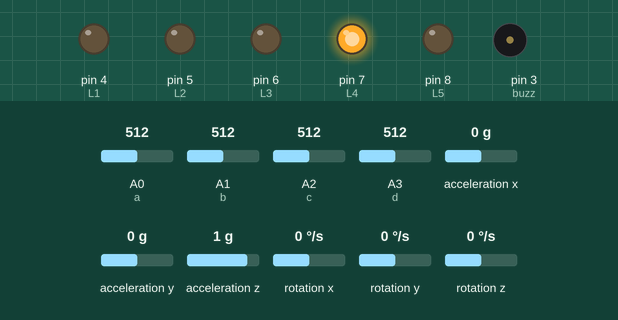
Recording of a sketch running on a simulated Arduino Uno, built with avr-gcc and run on an emulated ATmega328P. On the bench: output pins drawn as LEDs (lit = HIGH), buzzer (waves = sounding). Inputs (shaded band) come from the test bench; at power-on: acceleration x 0 g, acceleration y 0 g, A0 (a) = 512, A1 (b) = 512, A2 (c) = 512, A3 (d) = 512, acceleration z 1 g, rotation x 0 °/s, rotation y 0 °/s, rotation z 0 °/s. No radio packets arrive unless stated.

Above: at 4.9 s.
5.0 s: acceleration x set to -0.3 g
6.5 s: acceleration x set to -0.6 g
At 6.9 s:
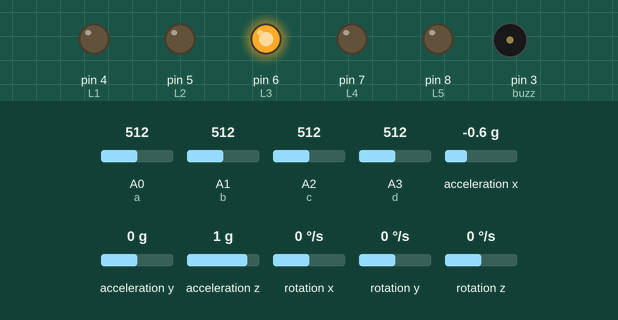
8.0 s: acceleration y set to -0.2 g
9.5 s: acceleration y set to -0.5 g
At 9.9 s:
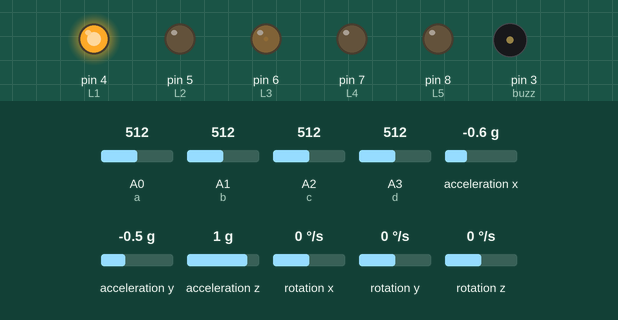
11.0 s: acceleration x set to 0 g
At 11.5 s:
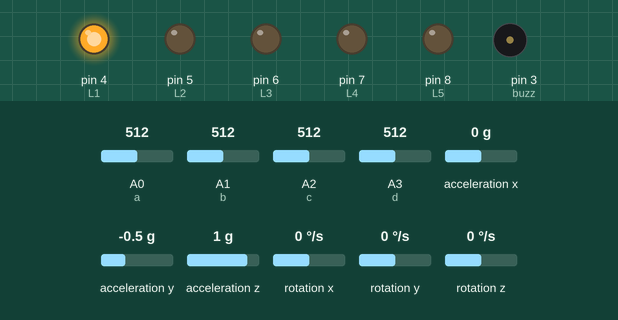
12.5 s: acceleration y set to 0.8 g
At 13.8 s:
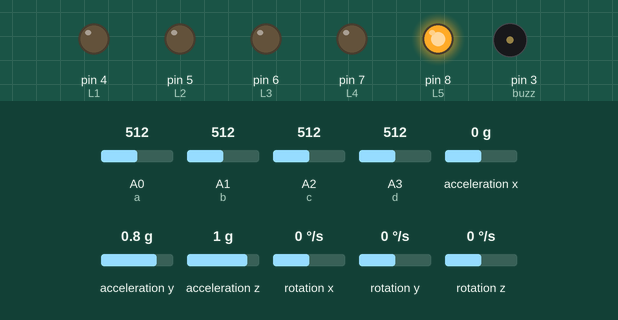
Timing chart, 0 to 15.0 s (numbered marks = the images above; inputs shaded):
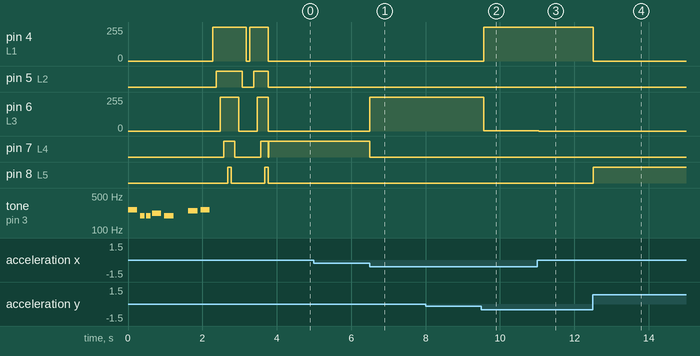

The sketch:

Transmitter.ino
```cpp
//Add the necessary libraries
//You can find all the necessary library links in the video description.
#include <SPI.h>        //SPI library for communicate with the nRF24L01+
#include "RF24.h"       //The main library of the nRF24L01+
#include "Wire.h"       //For communicate
#include "I2Cdev.h"     //For communicate with MPU6050
#include "MPU6050.h"    //The main library of the MPU6050
#include <pitches.h> //add note library

//notes in the melody
int melody[]={NOTE_C4, NOTE_G3, NOTE_G3, NOTE_A3, NOTE_G3, 0, NOTE_B3, NOTE_C4};

//note durations. 4=quarter note / 8=eighth note
int noteDurations[]={4, 8, 8, 4, 4, 4, 4, 4};

//Define the object to access and cotrol the Gyro and Accelerometer (We don't use the Gyro data)
MPU6050 mpu;
int16_t ax, ay, az;
int16_t gx, gy, gz;

//Define packet for the direction (X axis and Y axis)
int data[6];
const int buzz=3;

//Define object from RF24 library - 9 and 10 are a digital pin numbers to which signals CE and CSN are connected.
RF24 radio(9,10);

//Create a pipe addresses for the communicate
const uint64_t pipe = 0xE8E8F0F0E1LL;

const int a=A0;
const int b=A1;
const int c=A2;
const int d=A3;

const int L1=4;
const int L2=5;
const int L3=6;
const int L4=7;
const int L5=8;

void setup(void)
{

  for (int thisNote=0; thisNote <8; thisNote++)
  {

      //to calculate the note duration, take one second. Divided by the note type
      int noteDuration = 1000 / noteDurations [thisNote];
      tone(buzz, melody [thisNote], noteDuration);

      //to distinguish the notes, set a minimum time between them
      //the note's duration +30% seems to work well
      int pauseBetweenNotes = noteDuration * 1.30;
      delay(pauseBetweenNotes);

      //stop the tone playing
      noTone(buzz);
    }


  pinMode(a,INPUT);
  pinMode(b,INPUT);
  pinMode(c,INPUT);
  pinMode(d,INPUT);

  pinMode(L1,OUTPUT);
  pinMode(L2,OUTPUT);
  pinMode(L3,OUTPUT);
  pinMode(L4,OUTPUT);
  pinMode(L5,OUTPUT);

  digitalWrite(L1,HIGH);
  delay(100);
  digitalWrite(L2,HIGH);
  delay(100);
  digitalWrite(L3,HIGH);
  delay(100);
  digitalWrite(L4,HIGH);
  delay(100);
  digitalWrite(L5,HIGH);
  delay(100);

  digitalWrite(L5,LOW);
  delay(100);
  digitalWrite(L4,LOW);
  delay(100);
  digitalWrite(L3,LOW);
  delay(100);
  digitalWrite(L2,LOW);
  delay(100);
  digitalWrite(L1,LOW);
  delay(100);

  digitalWrite(L1,HIGH);
  delay(100);
  digitalWrite(L2,HIGH);
  delay(100);
  digitalWrite(L3,HIGH);
  delay(100);
  digitalWrite(L4,HIGH);
  delay(100);
  digitalWrite(L5,HIGH);
  delay(100);

  digitalWrite(L1,LOW);
  digitalWrite(L2,LOW);
  digitalWrite(L3,LOW);
  digitalWrite(L4,LOW);
  digitalWrite(L5,LOW);

  Serial.begin(9600);
  Wire.begin();
  mpu.initialize();              //Initialize the MPU object
  radio.begin();                 //Start the nRF24 communicate
  radio.openWritingPipe(pipe);   //Sets the address of the receiver to which the program will send data.
  //radio.setPALevel(RF24_PA_MAX);
}

void loop(void){

  //With this function, the acceleration and gyro values of the axes are taken.
  //If you want to control the car axis differently, you can change the axis name in the map command.
  mpu.getMotion6(&ax, &ay, &az, &gx, &gy, &gz);

  //In two-way control, the X axis (data [0]) of the MPU6050 allows the robot to move forward and backward.
  //Y axis (data [0]) allows the robot to right and left turn.
  data[0] = map(ax, -10000, 10000, 300, 400 ); //Send X axis data
  data[1] = map(ay, -10000, 10000, 100, 200);  //Send Y axis data

  data[2]= analogRead(a);
  data[3] = analogRead(b);
  data[4]= analogRead(c);
  data[5] = analogRead(d);

  if(data[0] > 380)
    {
      //right
      digitalWrite(L2,HIGH);
      digitalWrite(L1,LOW);
      digitalWrite(L3,LOW);
      digitalWrite(L4,LOW);
      digitalWrite(L5,LOW);

    }

  if(data[0] < 312)
    {
      //left
      digitalWrite(L3,HIGH);
      digitalWrite(L1,LOW);
      digitalWrite(L2,LOW);
      digitalWrite(L4,LOW);
      digitalWrite(L5,LOW);
    }

  if(data[1] > 190)
    {
     //forward
     digitalWrite(L5,HIGH);
     digitalWrite(L1,LOW);
     digitalWrite(L3,LOW);
     digitalWrite(L4,LOW);
     digitalWrite(L2,LOW);
    }

  if(data[1] < 120)
    {
     //backward
     digitalWrite(L1,HIGH);
     digitalWrite(L4,LOW);
     digitalWrite(L3,LOW);
     digitalWrite(L2,LOW);
     digitalWrite(L5,LOW);
    }

  if(data[0] > 312 && data[0] < 380 && data[1] > 120 && data[1] < 190)
    {
      //stop car
      digitalWrite(L4,HIGH);
      digitalWrite(L1,LOW);
      digitalWrite(L3,LOW);
      digitalWrite(L2,LOW);
      digitalWrite(L5,LOW);
    }

  /*Serial.print("A0 ");
  Serial.println(data[2]);
  Serial.print(" | A1 ");
  Serial.println(data[3]);
  Serial.print("A2 ");
  Serial.println(data[4]);
  Serial.print(" | A3 ");
  Serial.println(data[5]);
  delay(1000);
  Serial.println(data[0]);
  delay(500);
  Serial.println(" ");
  Serial.println(data[1]);
  delay(500);*/
  radio.write(data, sizeof(data));
}
```

Measured:
- the behaviour switches between -0.4 and -0.5 g on acceleration x (found by bisection; images 0 and 1)
- the behaviour switches between -0.3 and -0.4 g on acceleration y (found by bisection; images 1 and 2)
- after the input at 5.0 s, every drawn part: stays the same
- after the input at 6.5 s, pin 6 (L3): 0/255 → 255/255 at once; pin 7 (L4): HIGH → LOW at once
- after the input at 8.0 s, every drawn part: stays the same
- after the input at 9.5 s, pin 4 (L1): 0/255 → 254/255 after 0.06 s; pin 6 (L3): 255/255 → 1/255 after 0.06 s
- after the input at 11.0 s, pin 4 (L1): 254/255 → 255/255 at once; pin 6 (L3): 1/255 → 0/255 at once
- after the input at 12.5 s, pin 4 (L1): 255/255 → 0/255 at once; pin 8 (L5): LOW → HIGH at once
